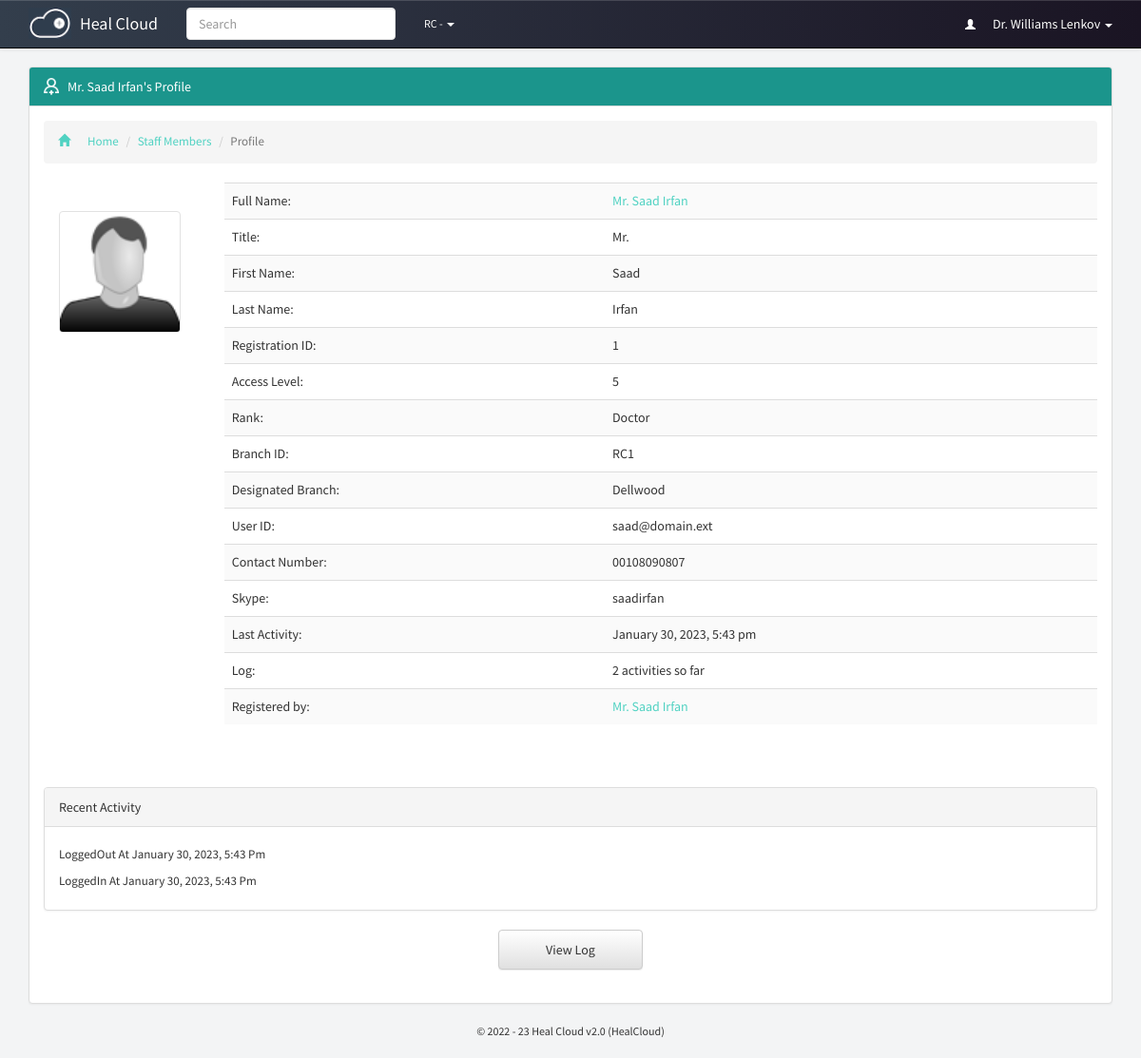
The app's page /staff/profile.php?id=1 (signed in) with its own data.
### tables this page shows
CREATE TABLE `p_staff_dir` (
  `id` bigint(20) NOT NULL,
  `first_name` varchar(250) NOT NULL,
  `last_name` varchar(250) NOT NULL,
  `full_name` varchar(250) NOT NULL,
  `title` varchar(250) NOT NULL,
  `access_level` varchar(50) NOT NULL,
  `userid` varchar(250) NOT NULL,
  `passkey` varchar(250) NOT NULL,
  `contact` varchar(250) NOT NULL,
  `mobile` varchar(250) NOT NULL,
  `skype` varchar(250) NOT NULL,
  `address` varchar(250) NOT NULL,
  `branch` varchar(250) NOT NULL,
  `status` varchar(250) NOT NULL,
  `registered_by` varchar(250) NOT NULL,
  `last_update` datetime NOT NULL
);

CREATE TABLE `p_global_permissions` (
  `id` varchar(250) NOT NULL DEFAULT '',
  `portal_name` varchar(250) NOT NULL,
  `version` varchar(250) NOT NULL,
  `guardian_short_name` varchar(250) NOT NULL,
  `guardian_name` varchar(250) NOT NULL,
  `register_patient` varchar(20) NOT NULL,
  `prescribe_patient` varchar(20) NOT NULL,
  `patients_directory` varchar(20) NOT NULL,
  `pending_prescriptions` varchar(20) NOT NULL,
  `add_staff` varchar(20) NOT NULL,
  `staff_directory` varchar(20) NOT NULL,
  `my_porfile` varchar(20) NOT NULL,
  `staff_profile` varchar(20) NOT NULL,
  `add_branch` varchar(20) NOT NULL,
  `branches_directory` varchar(20) NOT NULL,
  `global_settings` varchar(20) NOT NULL,
  `introduce_medicine` varchar(20) NOT NULL,
  `update_stock` varchar(20) NOT NULL,
  `consumed_stock_local` varchar(20) NOT NULL,
  `consumed_stock_global` varchar(20) NOT NULL,
  `opening_time` varchar(250) NOT NULL,
  `closing_time` varchar(250) NOT NULL,
  `during_close_time` varchar(20) NOT NULL,
  `theme` varchar(250) NOT NULL,
  `timezone` varchar(250) NOT NULL,
  `charge_mode_a` varchar(250) NOT NULL,
  `charge_mode_b` varchar(250) NOT NULL,
  `charge_mode_c` varchar(250) NOT NULL,
  `charge_mode_d` varchar(250) NOT NULL,
  `access_level_6` varchar(250) NOT NULL,
  `access_level_5` varchar(250) NOT NULL,
  `access_level_4` varchar(250) NOT NULL,
  `access_level_3` varchar(250) NOT NULL,
  `access_level_2` varchar(250) NOT NULL,
  `access_level_1` varchar(250) NOT NULL,
  `mobile_number` varchar(250) NOT NULL,
  `address` varchar(250) NOT NULL,
  `sign_level` varchar(250) NOT NULL,
  `medicine_directory` varchar(250) NOT NULL,
  `medicine_profile` varchar(250) NOT NULL,
  `patient_contact` varchar(250) NOT NULL,
  `patient_address` varchar(250) NOT NULL,
  `patient_email` varchar(250) NOT NULL,
  `edit_patient` varchar(250) NOT NULL,
  `manage_patients` varchar(250) NOT NULL,
  `auto_refresh` varchar(250) NOT NULL,
  `currency` varchar(250) NOT NULL,
  `charge_mode_a_value` int(20) NOT NULL,
  `charge_mode_b_value` int(20) NOT NULL,
  `charge_mode_c_value` int(20) NOT NULL,
  `charge_mode_d_value` int(20) NOT NULL,
  `updated_by` varchar(255) NOT NULL,
  `last_update` datetime NOT NULL,
  `recent_hours` varchar(250) NOT NULL
);

CREATE TABLE `p_branches_dir` (
  `id` bigint(20) NOT NULL,
  `guardian` varchar(250) NOT NULL,
  `name` varchar(250) NOT NULL,
  `address` varchar(250) NOT NULL,
  `location` varchar(250) NOT NULL,
  `contact` varchar(250) NOT NULL,
  `type` varchar(250) NOT NULL,
  `last_update` datetime NOT NULL
);

CREATE TABLE `p_logs` (
  `id` bigint(20) NOT NULL,
  `user` varchar(250) NOT NULL,
  `at` datetime NOT NULL,
  `action` varchar(250) NOT NULL,
  `type` varchar(250) NOT NULL,
  `priority` varchar(250) NOT NULL
);

### pre-includes/regular-functions.php (called while the page is built, shortened)
<?php
$extension = ".php";
$global_permission = mysqli_fetch_object(mysqli_query($con, "select * from p_global_permissions where id='1'"));
function display_time($datetime)
{
	$processing = strtotime($datetime);
	$today = date("Y-m-d");
	$extract_day = (date("Y-m-d", $processing));
	if ($today == $extract_day) {
		$output = "" . date("g:i a", $processing) . " Today";
	} else {
		$output = date("F j, Y, g:i a", $processing);
	}
	return $output;
}
function access_level2rank($access_level)
{
	global $global_permission;
	if ($access_level == 6) {
		$rank = "$global_permission->access_level_6";
	} else if ($access_level == 5) {
		$rank = "$global_permission->access_level_5";
	} else if ($access_level == 4) {
		$rank = "$global_permission->access_level_4";
	} else if ($access_level == 3) {
		$rank = "$global_permission->access_level_3";
	} else if ($access_level == 2) {
		$rank = "$global_permission->access_level_2";
	} else {
		$rank = "$global_permission->access_level_1";
	}
	return $rank;
}

### pre-includes/all.php (called while the page is built, shortened)
<?php
include "db.php";
require_once "regular-functions.php";
?>

### includes/initiate.php (called while the page is built, shortened)
<?php
	require_once "../pre-includes/all.php";
?>

### includes/branches.php (called while the page is built, shortened)
<?php
function branch_name($code){
	global $con;
	$call=mysqli_fetch_object(mysqli_query($con, "select * from p_branches_dir where id='$code'"));
	return $call->name;
}

### staff/profile.php (the view, shortened to what this page needs)
<?php
require_once "../includes/initiate.php";
if (isset($_GET['id'])) {
    $id = $_GET['id'];
} else {
    $id = $_SESSION['id'];
}
$profile = mysqli_fetch_object(mysqli_query($con, "select * from p_staff_dir where id='$id' "));
?>
<div id="staff-profile" class="container page">
    <div class="panel panel-default">
        <div class="panel-heading theme-staff"><span class="inlineicon staff-mini"><?php echo $profile->full_name; ?>'s Profile</span></div>
        <div class="panel-body">
            <ol class="breadcrumb link-staff">
                <li><a href="../dashboard"><i class="glyphicon glyphicon-home"></i>Home</a></li>
                <li><a href="../staff/">Staff Members</a></li>
                <li class="active">Profile</li>
            </ol>
            <div class="row">
                <div class="col-md-2">
                    <div class="profile_page_pic text-center"><?php echo staff_img($profile->id, "128px"); ?></div>
                </div>
                <div class="col-md-10">
                    <table class="table table-striped link-staff">
                        <tbody>
                            <tr>
                                <td>Full Name:</td>
                                <td><a class="staff"><?php echo $profile->full_name; ?></a></td>
                            </tr>
                            <tr>
                                <td>Title:</td>
                                <td><?php echo $profile->title; ?></td>
                            </tr>
                            <tr>
                                <td>First Name:</td>
                                <td><?php echo $profile->first_name; ?></td>
                            </tr>
                            <tr>
                                <td>Last Name:</td>
                                <td><?php echo $profile->last_name; ?></td>
                            </tr>
                            <tr>
                                <td>Registration ID:</td>
                                <td><?php echo $profile->id; ?></td>
                            </tr>
                            <tr>
                                <td>Access Level:</td>
                                <td><?php echo $profile->access_level; ?></td>
                            </tr>
                            <tr>
                                <td>Rank:</td>
                                <td><?php echo access_level2rank($profile->access_level); ?></td>
                            </tr>
                            <tr>
                                <td>Branch ID:</td>
                                <td><?php echo "$global_permission->guardian_short_name";
                                    echo $profile->branch; ?></td>
                            </tr>
                            <tr>
                                <td>Designated Branch:</td>
                                <td><?php echo branch_name($profile->branch); ?></td>
                            </tr>
                            <tr>
                                <td>User ID:</td>
                                <td><?php echo $profile->userid; ?></td>
                            </tr>
                            <tr>
                                <td>Contact Number:</td>
                                <td><?php echo $profile->contact; ?></td>
                            </tr>
                            <tr>
                                <td>Skype:</td>
                                <td><?php echo $profile->skype; ?></td>
                            </tr>
                            <tr>
                                <td>Last Activity:</td>
                                <td><?php echo display_time($profile->last_update); ?></td>
                            </tr>
                            <tr>
                                <td>Log:</td>
                                <td><?php echo no_of_actions($profile->id); ?> activities so far</td>
                            </tr>
                            <tr>
                                <td>Registered by:</td>
                                <td><a class="staff" href="profile<?php echo $extension; ?>?id=<?php echo staff_info("registered_by", $profile->id); ?>"><?php echo staff_info("full_name", staff_info("registered_by", $profile->id)); ?></a></td>
                            </tr>
                        </tbody>
                    </table>
                </div>
            </div>
            <div class="panel panel-default push_low">
                <div class="panel-heading themde-staff">Recent Activity</div>
                <div class="panel-body panel-log">
                    <?php
                    $log_count = 0;
                    $sql = mysqli_query($con, "select * from p_logs where user='$profile->id' order by id desc limit 5") or die(mysqli_error($con));
                    while ($display_log = mysqli_fetch_array($sql)) {
                        $log_count++;
                    ?>
                        <li><?php echo $display_log['action'] ?> at <?php echo display_time("$display_log[at]"); ?></li>
                    <?php } ?>
                </div>
            </div>
            <?php if ($log_count != 0) { ?>
                <a class="btn btn-default formbutton theme-stsaff norm" href="staff-log.php?id=<?php echo "$id"; ?>">View Log</a>
            <?php } ?>
        </div>
    </div>
</div>

### theme/css/main.css (style rules this page uses)
body, html { background: #f3f4f5; font-family: "Source Sans Pro", sans-serif; }
.page.container { margin-top: 70px; }
.panel-body:before { -webkit-clip-path: polygon(0 0, 100% 0, 100% 56%, 0 42%); clip-path: polygon(0 0, 100% 0, 100% 56%, 0 42%); background-color: #e2e8ec !important; }
.push_low { margin-top: 46px; }
.text-center { text-align: center !important; }
.theme-staff { background: #1b958c !important; color: #fff !important; }
.link-staff a { color: #50d2c2 !important; }
.breadcrumb i { padding-right: 18px; }
.table-striped td { line-height: 21px !important; }
.btn-default.theme-portal, .btn-default.theme-patients, .btn-default.theme-staff, .btn-default.theme-branches, .btn-default.theme-medicines, .btn-default.norm { text-transform: capitalize; padding: 10px 35px; text-shadow: none; display: block; width: 152px !important; text-align: center; }
.panel-body li { list-style: none; padding: 5px 0; font-size: 13px; color: #333; }
.panel-log li { text-transform: capitalize !important; }
.panel-default>.panel-heading { background-image: none; }
.table-striped>tbody>tr:nth-child(odd), .table-striped>tbody>tr:nth-child(odd)>td, .table-striped>tbody>tr:nth-child(odd)>th { background: #fafafa !important; }
.staff-mini { background: url(../icons/staff-mini.png) no-repeat; padding-left: 25px; background-size: 16px auto; }
.profile_page_pic { margin: 30px 0; }
.edit-button, .btn.btn-default.formbutton { margin: 20px auto !important; text-align: center !important; }

### records on screen
p_staff_dir: full_name "Mr. Saad Irfan", title "Mr.", first_name "Saad", last_name "Irfan", id "1", access_level "5", access_level.access_level_5 "Doctor", branch "1", branch.name "Dellwood", userid "saad@domain.ext", contact "00108090807", skype "saadirfan", last_update "January 30, 2023, 5:43 pm"
p_global_permissions: guardian_short_name "RC"
p_logs: action "LoggedOut", at "January 30, 2023, 5:43 Pm"
p_logs: action "LoggedIn", at "January 30, 2023, 5:43 Pm"

### other values on screen
get_global('portal_name') "Heal Cloud"
get_global('guardian_short_name') "RC"
staff_info("full_name") "Dr. Williams Lenkov"
no_of_actions($profile->id) "2"
staff_info("full_name", staff_info("registered_by", $profile->id)) "Mr. Saad Irfan"
get_global('version') "2.0"
